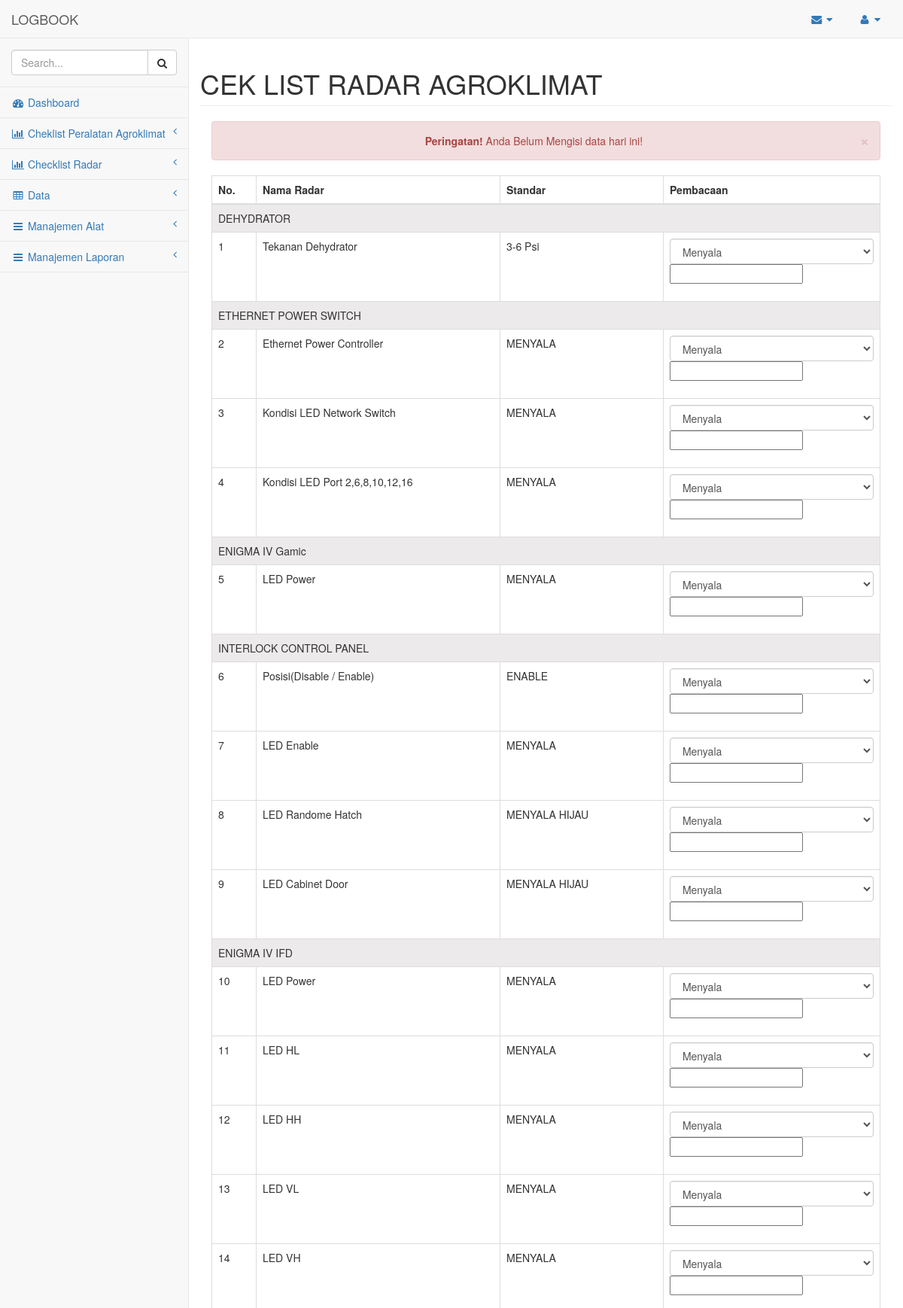
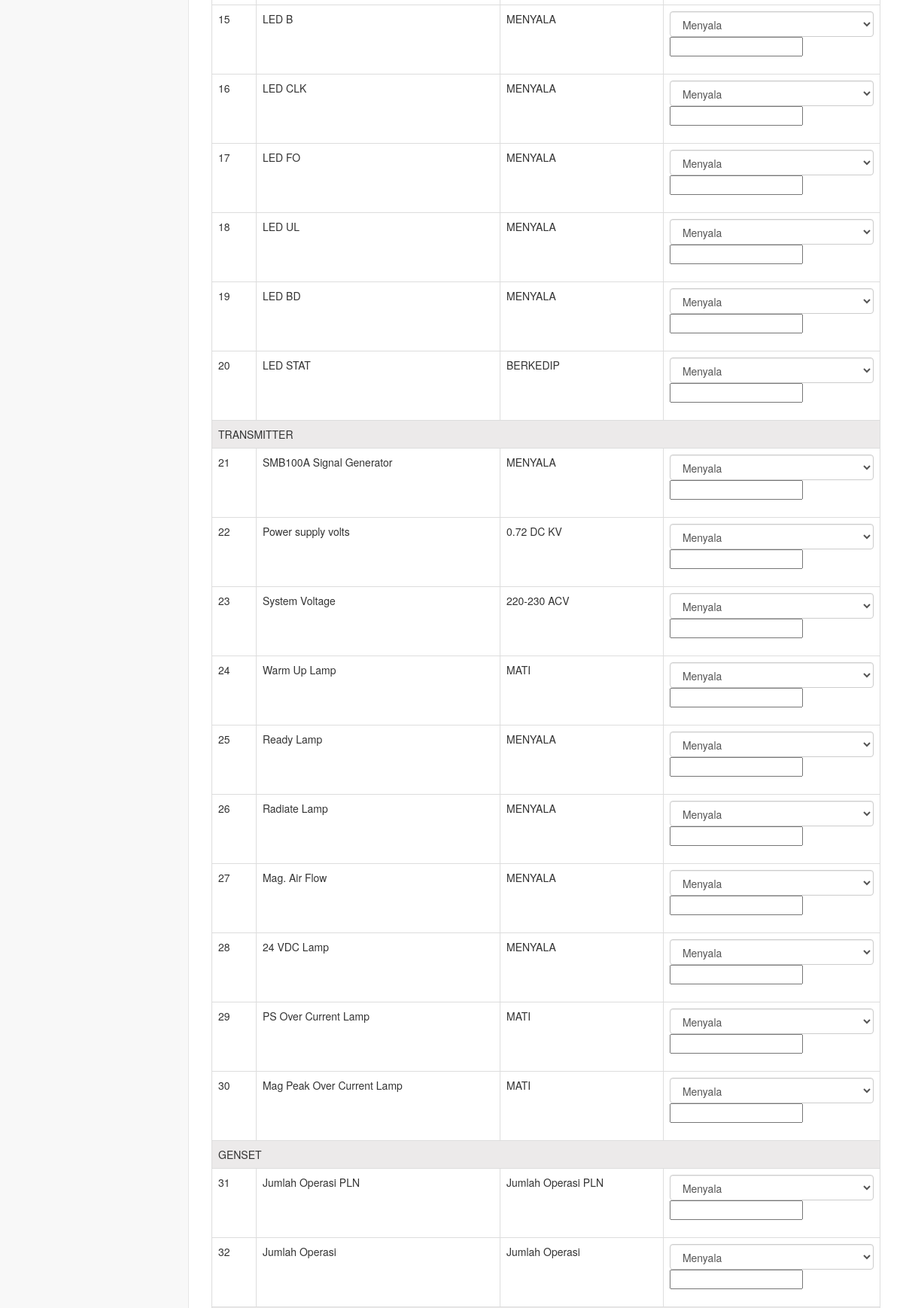
/admin/cek/cek_radar (upper part), run on the app's committed database (2 pictures, top to bottom).
### tables this page shows
CREATE TABLE `kategoriradar` (
  `id_kategori` int(100) NOT NULL,
  `nama_kategori` varchar(100) NOT NULL
);

CREATE TABLE `radar` (
  `id_radar` int(100) NOT NULL,
  `id_kategoriradar` int(100) NOT NULL,
  `nama_radar` varchar(255) NOT NULL,
  `standar` varchar(255) NOT NULL
);

### application/controllers/Admin.php (called while the page is built, shortened)
<?php
class Admin extends CI_Controller {
	public function __construct(){
        $this->load->model('m_logbook');
        $this->load->helper('url');
        $this->load->library('session');
    }
	public function cek($data){
		$data1['halo'] = $this->m_logbook->cekToday();
		$data1['haloradar'] = $this->m_logbook->cekTodayRadar();
		$kategori = "kategori";
		$kategoriradar = "kategoriradar";
		$alat = "alat";
		$radar = "radar";
		$data1['pembacaan'] = $this->m_logbook->getWhere('pembacaan', array('tanggal' => date('Y-m-d')));
		$data1['radar'] = $this->m_logbook->get($radar);
		$data1['pembacaanjoin'] = $this->m_logbook->pembacaanJoin();
		$data1['kategori'] = $this->m_logbook->get($kategori);
		$data1['operasi'] = $this->m_logbook->getWhere('operasi', array('tanggal' => date('Y-m-d')));
		$data1['operasijoin'] = $this->m_logbook->operasiJoin();
		$data1['operasijoin3'] = $this->m_logbook->operasijoin3();
		$data1['joinradar'] = $this->m_logbook->joinradar();
		$data1['alat'] = $this->m_logbook->get($alat);
		$data1['kategoriradar'] = $this->m_logbook->get($kategoriradar);
		$data1['kategoriradar'] = $this->m_logbook->getKategoriRadar();
		$data1['radar'] = $this->m_logbook->get('radar');
		$data1['kategorialat'] = $this->m_logbook->getKategoriAlat();
		$this->load->view('admin/header');
		$this->load->view('admin/cek/'.$data, $data1);
		$this->load->view('admin/footer');
	}
}

### index.php (called while the page is built, shortened)
<?php
require_once BASEPATH.'core/CodeIgniter.php';

### application/models/M_logbook.php (called while the page is built, shortened)
<?php if ( ! defined('BASEPATH')) exit('No direct script access allowed');
	class M_logbook extends CI_Model{
		function get($table){
			$query = $this->db->get($table);
			return $query->result();
		}
		function getKategoriRadar(){
			$query = $this->db->query("SELECT * FROM kategoriradar");
			return $query->result();
		}
}
?>

### application/views/admin/cek/cek_radar.php (the view, shortened to what this page needs)
<div id="page-wrapper">
  <div class="row">
    <div class="col-lg">
      <h1 class="page-header">CEK LIST  RADAR AGROKLIMAT</h1>
    </div>
  </div>
  <div class="row" align="center">
    <div class="col-lg-12">
      <?php
      echo $this->session->flashdata('message_harian');
      ?>
      <table class="table table-bordered">
        <thead>
          <tr>
            <th>No.</th>
            <th>Nama Radar</th>
            <th>Standar</th>
            <th>Pembacaan</th>
          </tr>
        </thead>
        <?php if ($haloradar == 0) {
          ?>
          <form action="../cekharianradar" method="post">
            <tbody>
              <?php  $no=1; foreach ($kategoriradar as $row1) {
                ?>
                <tr>
                 <td colspan="4" style="background-color:#eceaea;"><?php echo $row1->nama_kategori; ?></td>
               </tr>
               <?php foreach ($radar as $row2) {
                if ($row2->id_kategoriradar== $row1->id_kategori) {
                  ?>
                  <tr>
                    <td><?php echo $no;$no++; ?></td>
                    <td><?php echo $row2->nama_radar; ?></td>
                    <td><?php echo $row2->standar; ?></td>
                    <td>
                      <div class="form-group">
                        <select id="pilih<?php echo $row2->id_radar; ?>" class="form-control" onchange="lainnya(<?php echo $row2->id_radar; ?>)" id="sel1" name="pembacaan<?php echo $row2->id_radar; ?>" required>
                          <option value="menyala">Menyala</option>
                        </select>
                        <input type="number" name="lainnya<?php echo $row2->id_radar; ?>" >
                        </div>
                      </td>
                                        </tr>
                <?php }}} ?>
              </tbody>
            </table>
        <?php }; ?>

### data on the page
kategoriradar: nama_kategori "DEHYDRATOR"
radar: nama_radar "Tekanan Dehydrator", standar "3-6 Psi", id_radar "Menyala"
kategoriradar: nama_kategori "ETHERNET POWER SWITCH"
radar: nama_radar "Ethernet Power Controller", standar "MENYALA", id_radar "Menyala"
radar: nama_radar "Kondisi LED Network Switch", standar "MENYALA", id_radar "Menyala"
radar: nama_radar "Kondisi LED Port 2,6,8,10,12,16", standar "MENYALA", id_radar "Menyala"
kategoriradar: nama_kategori "ENIGMA IV Gamic"
radar: nama_radar "LED Power", standar "MENYALA", id_radar "Menyala"
kategoriradar: nama_kategori "INTERLOCK CONTROL PANEL"
radar: nama_radar "Posisi(Disable / Enable)", standar "ENABLE", id_radar "Menyala"
radar: nama_radar "LED Enable", standar "MENYALA", id_radar "Menyala"
radar: nama_radar "LED Randome Hatch", standar "MENYALA HIJAU", id_radar "Menyala"
radar: nama_radar "LED Cabinet Door", standar "MENYALA HIJAU", id_radar "Menyala"
kategoriradar: nama_kategori "ENIGMA IV IFD"
radar: nama_radar "LED Power", standar "MENYALA", id_radar "Menyala"
radar: nama_radar "LED HL", standar "MENYALA", id_radar "Menyala"
radar: nama_radar "LED HH", standar "MENYALA", id_radar "Menyala"
radar: nama_radar "LED VL", standar "MENYALA", id_radar "Menyala"
radar: nama_radar "LED VH", standar "MENYALA", id_radar "Menyala"
radar: nama_radar "LED B", standar "MENYALA", id_radar "Menyala"
radar: nama_radar "LED CLK", standar "MENYALA", id_radar "Menyala"
radar: nama_radar "LED FO", standar "MENYALA", id_radar "Menyala"
radar: nama_radar "LED UL", standar "MENYALA", id_radar "Menyala"
radar: nama_radar "LED BD", standar "MENYALA", id_radar "Menyala"
radar: nama_radar "LED STAT", standar "BERKEDIP", id_radar "Menyala"
kategoriradar: nama_kategori "TRANSMITTER"
radar: nama_radar "SMB100A Signal Generator", standar "MENYALA", id_radar "Menyala"
radar: nama_radar "Power supply volts", standar "0.72 DC KV", id_radar "Menyala"
radar: nama_radar "System Voltage", standar "220-230 ACV", id_radar "Menyala"
radar: nama_radar "Warm Up Lamp", standar "MATI", id_radar "Menyala"
radar: nama_radar "Ready Lamp", standar "MENYALA", id_radar "Menyala"
radar: nama_radar "Radiate Lamp", standar "MENYALA", id_radar "Menyala"
radar: nama_radar "Mag. Air Flow", standar "MENYALA", id_radar "Menyala"
radar: nama_radar "24 VDC Lamp", standar "MENYALA", id_radar "Menyala"
radar: nama_radar "PS Over Current Lamp", standar "MATI", id_radar "Menyala"
radar: nama_radar "Mag Peak Over Current Lamp", standar "MATI", id_radar "Menyala"
kategoriradar: nama_kategori "GENSET"
radar: nama_radar "Jumlah Operasi PLN", standar "Jumlah Operasi PLN", id_radar "Menyala"
radar: nama_radar "Jumlah Operasi", standar "Jumlah Operasi", id_radar "Menyala"

### other printed values
$this->session->flashdata('message_harian') "× Peringatan! Anda Belum Mengisi data hari ini!"
